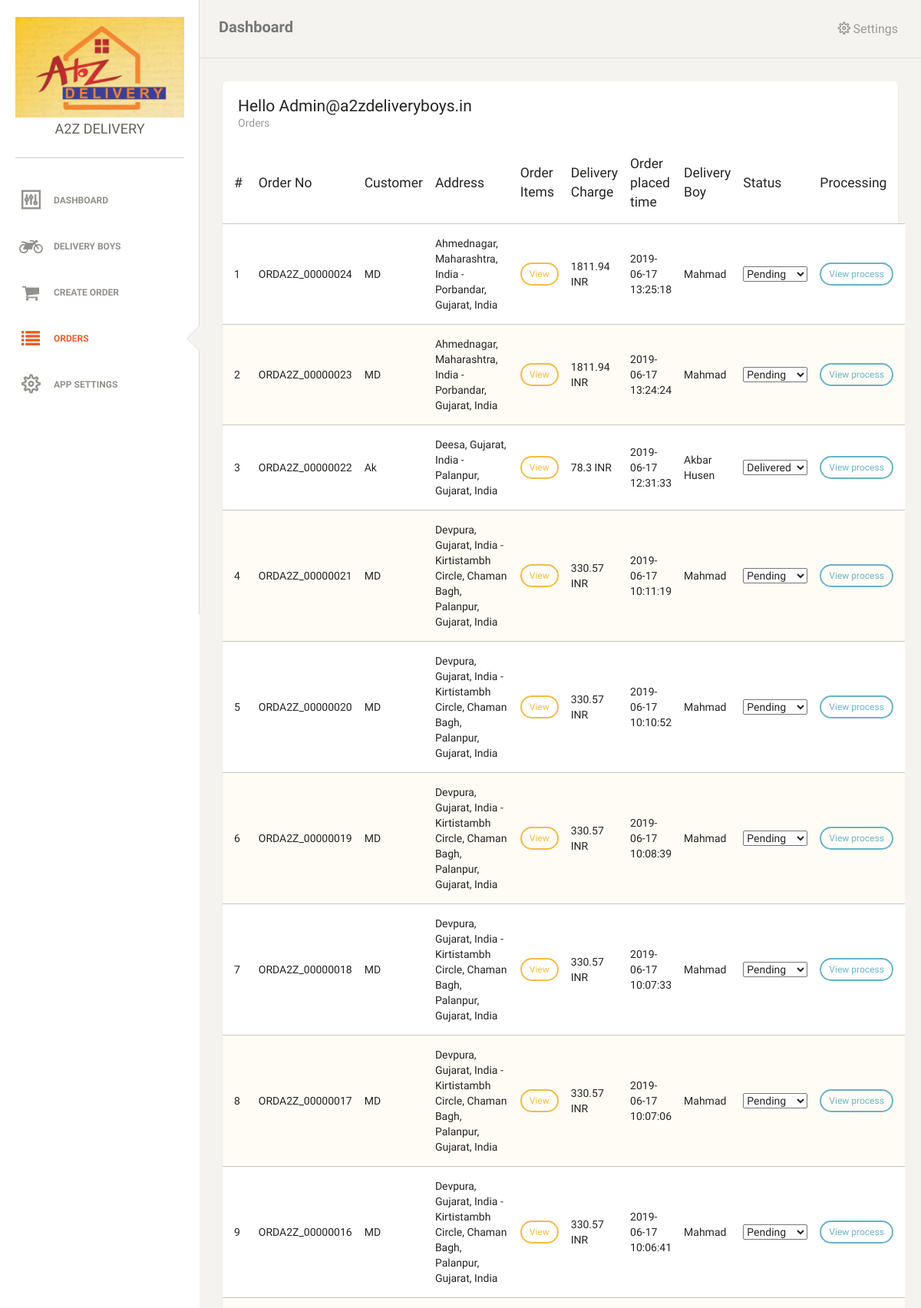
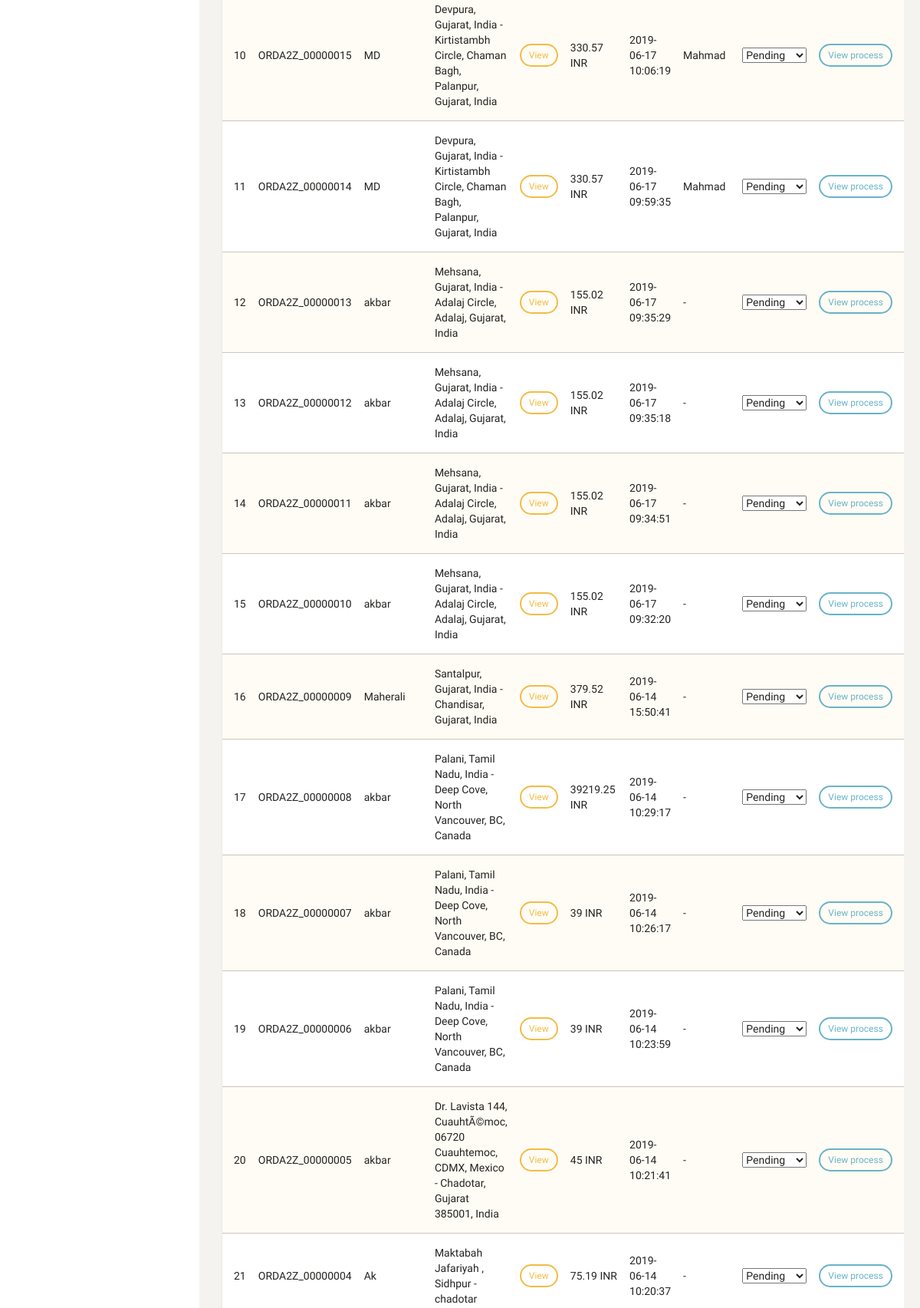
Screenshot of /orders.php (signed in, upper part) with the database file from the repository (2 pictures, top to bottom).
### tables this page shows
CREATE TABLE IF NOT EXISTS `order_items` (
  `id` int(11) NOT NULL AUTO_INCREMENT,
  `items` longtext NOT NULL,
  `order_id` int(11) NOT NULL,
  PRIMARY KEY (`id`),
  KEY `orde_id` (`order_id`)
);

CREATE TABLE IF NOT EXISTS `orders` (
  `id` int(11) NOT NULL AUTO_INCREMENT,
  `order_from` varchar(255) NOT NULL,
  `order_to` varchar(255) NOT NULL,
  `bill_to` varchar(400) NOT NULL,
  `order_no` varchar(50) NOT NULL,
  `created_at` datetime NOT NULL DEFAULT CURRENT_TIMESTAMP,
  `order_status` enum('P','D','R','C') NOT NULL,
  `delivery_charge` double NOT NULL DEFAULT '0',
  `special_note` text NOT NULL,
  `customer_phone_number` varchar(30) NOT NULL,
  `deliveryboy_id` int(11) NOT NULL,
  PRIMARY KEY (`id`)
);

### include.php (called while the page is built, shortened)
<?php
	$db = new DB(HOST,USERNAME,PASSWORD,DATABASE);
	$app = new App();
?>

### common/app.php (called while the page is built, shortened)
<?php
class App {
		?>
		<?php
	function getSession($key) {
		if(empty($_SESSION[$key]))
			return '';
		else
			return $_SESSION[$key];
	}
}
?>

### common/database.php (called while the page is built, shortened)
<?php
	require_once('common/app.php');
	class DB {
		public $conn;
		function __construct($hostname,$username,$password,$database)
		{
		$this->conn = mysqli_connect($hostname,$username,$password,$database) or die('Database is still not setup ...');
		return $this->conn;
		}
		function query($query) {
			$res = mysqli_query($this->conn,$query);
			return $res;
		}
		function get($res,$inArrayOnly = false) {
			$rows = [];
			while($row = mysqli_fetch_assoc($res)) {
				$rows[] = $row;
			}
			if(!$inArrayOnly) {
				$rows= $this->toStdObject($rows);
			}
			return $rows;
		}
		function getOne($res,$inArrayOnly = false) {
			$row = mysqli_fetch_assoc($res);
			if(!$inArrayOnly) {
				$row = $this->toStdObject($row);
			}
			return $row;
		}
		function toStdObject($rows) {
			$rows = json_decode(json_encode($rows));
			return $rows;
		}
	}
?>

### common/functions.php (called while the page is built, shortened)
<?php
require_once(BASE_PATH.'/common/database.php');
function get_admin_meta($id, $field) {
	global $db;
	$sql = 'SELECT '.$field.' FROM `users` WHERE id='.$id.'';
	$result = $db->query($sql);
	$row = $db->getOne($result);
	return $row->$field;
}
function getDeliveryBoyInfo($delivery_boy_id) {
	global $db;
	$sql = "SELECT * FROM `users` WHERE `id`=".$delivery_boy_id;
	$deliverBoyInfo = $db->getOne($db->query($sql));
	return $deliverBoyInfo;
}
function getOrders() {
	global $db,$app;
	$where = " WHERE 1=1";
	if(getUserRole($app->getSession('loggedin')) == 'deliveryboy') {
		$where = " WHERE deliveryboy_id=".$app->getSession('loggedin')."";
	}
	$sql = "SELECT * FROM `orders` o LEFT JOIN `order_items` oi ON oi.order_id = o.id ".$where." ORDER BY o.id DESC";
	$orderInfo = $db->get($db->query($sql));
	return $orderInfo;
}
function getUserRole($userId) {
	global $db,$app;
	$sql = "SELECT type FROM `users` WHERE id=".$userId."";
	$result = $db->getOne($db->query($sql));
	if($result->type == 1) {
		return 'admin';
	} else {
		return 'deliveryboy';
	}
}
?>

### orders.php (the view, shortened to what this page needs)
<?php
	include_once('layouts/header.php');
	$orders = getOrders();
?>
<div class="content">
	<div class="container-fluid">
		<div class="row">
			<div class="col-md-12">
				<div class="card">
					<div class="header">
						<h4 class="title">Hello <?php echo ucfirst(get_admin_meta($app->getSession('loggedin'), 'username')); ?></h4>
						<p class="category">Orders</p>
					</div>
					<div class="content table-responsive table-full-width">
						<table class="table table-striped">
							<thead>
								<tr>
									<th>#</th>
									<th>Order No</th>
									<th>Customer</th>
									<th>Address</th>
									<th>Order Items</th>
									<th>Delivery Charge</th>
									<th>Order placed time</th>
									<th>Delivery Boy</th>
									<th>Status</th>
									<th>Processing</th>
								</tr>
							</thead>
							<tbody>
								<?php
								$counter = 1;
								foreach ($orders as $key => $order) {
									$pSelected = '';
									$dSelected = '';
									$rSelected = '';
									$cSelected = '';
									if($order->order_status == 'P') {
										$pSelected = 'selected';
									} else if($order->order_status == 'D') {
										$dSelected = 'selected';
									} else if($order->order_status == 'R') {
										$rSelected = 'selected';
									} else {
										$cSelected = 'selected';
									}
									echo "<tr>
											<td>".$counter."</td>
											<td>".$order->order_no."</td>
											<td>".$order->bill_to."</td>
											<td>".$order->order_from." - ".$order->order_to."</td>
											<td><a class='btn btn-sm btn-warning' target='_blank' href='".HOME_URL."assets/order_invoice_pdfs/".$order->order_no."'>View</a></td>
											<td>".$order->delivery_charge." INR</td>
											<td>".$order->created_at."</td>
											<td>".(!empty(getDeliveryBoyInfo($order->deliveryboy_id)->name) ? getDeliveryBoyInfo($order->deliveryboy_id)->name : '-')."</td>
											<td>
											<select class='order_status' data-id='".$order->id."'>
											<option ".$pSelected." value='P'>Pending</option>
											<option ".$dSelected." value='D'>Delivered</option>
											<option ".$rSelected." value='R'>Returned</option>
											<option ".$cSelected." value='C'>Cancelled</option>
											</select
											</td>
											<td><a class='btn btn-sm btn-info' target='_blank' href='".HOME_URL."chat.php?order_id=".$order->order_no."'>View process</a></td>
										</tr>";
									$counter++;
								}
								?>
							</tbody>
						</table>
					</div>
				</div>
			</div>
		</div>
	</div>
</div>
<?php
include_once('layouts/footer.php');
?>

### rows the page displays
order_items: order.order_no "ORDA2Z_00000024", order.bill_to "MD", order.order_from "Ahmednagar, Maharashtra, India", order.order_to "Porbandar, Gujarat, India", order.delivery_charge "1811.94", order.created_at "2019-06-17 13:25:18", name "Mahmad", id "Pending"
order_items: order.order_no "ORDA2Z_00000023", order.bill_to "MD", order.order_from "Ahmednagar, Maharashtra, India", order.order_to "Porbandar, Gujarat, India", order.delivery_charge "1811.94", order.created_at "2019-06-17 13:24:24", name "Mahmad", id "Pending"
order_items: order.order_no "ORDA2Z_00000022", order.bill_to "Ak", order.order_from "Deesa, Gujarat, India", order.order_to "Palanpur, Gujarat, India", order.delivery_charge "78.3", order.created_at "2019-06-17 12:31:33", name "Akbar Husen", id "Delivered"
order_items: order.order_no "ORDA2Z_00000021", order.bill_to "MD", order.order_from "Devpura, Gujarat, India", order.order_to "Kirtistambh Circle, Chaman Bagh, Palanpur, Gujarat, India", order.delivery_charge "330.57", order.created_at "2019-06-17 10:11:19", name "Mahmad", id "Pending"
order_items: order.order_no "ORDA2Z_00000020", order.bill_to "MD", order.order_from "Devpura, Gujarat, India", order.order_to "Kirtistambh Circle, Chaman Bagh, Palanpur, Gujarat, India", order.delivery_charge "330.57", order.created_at "2019-06-17 10:10:52", name "Mahmad", id "Pending"
order_items: order.order_no "ORDA2Z_00000019", order.bill_to "MD", order.order_from "Devpura, Gujarat, India", order.order_to "Kirtistambh Circle, Chaman Bagh, Palanpur, Gujarat, India", order.delivery_charge "330.57", order.created_at "2019-06-17 10:08:39", name "Mahmad", id "Pending"
order_items: order.order_no "ORDA2Z_00000018", order.bill_to "MD", order.order_from "Devpura, Gujarat, India", order.order_to "Kirtistambh Circle, Chaman Bagh, Palanpur, Gujarat, India", order.delivery_charge "330.57", order.created_at "2019-06-17 10:07:33", name "Mahmad", id "Pending"
order_items: order.order_no "ORDA2Z_00000017", order.bill_to "MD", order.order_from "Devpura, Gujarat, India", order.order_to "Kirtistambh Circle, Chaman Bagh, Palanpur, Gujarat, India", order.delivery_charge "330.57", order.created_at "2019-06-17 10:07:06", name "Mahmad", id "Pending"
order_items: order.order_no "ORDA2Z_00000016", order.bill_to "MD", order.order_from "Devpura, Gujarat, India", order.order_to "Kirtistambh Circle, Chaman Bagh, Palanpur, Gujarat, India", order.delivery_charge "330.57", order.created_at "2019-06-17 10:06:41", name "Mahmad", id "Pending"
order_items: order.order_no "ORDA2Z_00000015", order.bill_to "MD", order.order_from "Devpura, Gujarat, India", order.order_to "Kirtistambh Circle, Chaman Bagh, Palanpur, Gujarat, India", order.delivery_charge "330.57", order.created_at "2019-06-17 10:06:19", name "Mahmad", id "Pending"
order_items: order.order_no "ORDA2Z_00000014", order.bill_to "MD", order.order_from "Devpura, Gujarat, India", order.order_to "Kirtistambh Circle, Chaman Bagh, Palanpur, Gujarat, India", order.delivery_charge "330.57", order.created_at "2019-06-17 09:59:35", name "Mahmad", id "Pending"
order_items: order.order_no "ORDA2Z_00000013", order.bill_to "akbar", order.order_from "Mehsana, Gujarat, India", order.order_to "Adalaj Circle, Adalaj, Gujarat, India", order.delivery_charge "155.02", order.created_at "2019-06-17 09:35:29", id "Pending"
order_items: order.order_no "ORDA2Z_00000012", order.bill_to "akbar", order.order_from "Mehsana, Gujarat, India", order.order_to "Adalaj Circle, Adalaj, Gujarat, India", order.delivery_charge "155.02", order.created_at "2019-06-17 09:35:18", id "Pending"
order_items: order.order_no "ORDA2Z_00000011", order.bill_to "akbar", order.order_from "Mehsana, Gujarat, India", order.order_to "Adalaj Circle, Adalaj, Gujarat, India", order.delivery_charge "155.02", order.created_at "2019-06-17 09:34:51", id "Pending"
order_items: order.order_no "ORDA2Z_00000010", order.bill_to "akbar", order.order_from "Mehsana, Gujarat, India", order.order_to "Adalaj Circle, Adalaj, Gujarat, India", order.delivery_charge "155.02", order.created_at "2019-06-17 09:32:20", id "Pending"
order_items: order.order_no "ORDA2Z_00000009", order.bill_to "Maherali", order.order_from "Santalpur, Gujarat, India", order.order_to "Chandisar, Gujarat, India", order.delivery_charge "379.52", order.created_at "2019-06-14 15:50:41", id "Pending"
order_items: order.order_no "ORDA2Z_00000008", order.bill_to "akbar", order.order_from "Palani, Tamil Nadu, India", order.order_to "Deep Cove, North Vancouver, BC, Canada", order.delivery_charge "39219.25", order.created_at "2019-06-14 10:29:17", id "Pending"
order_items: order.order_no "ORDA2Z_00000007", order.bill_to "akbar", order.order_from "Palani, Tamil Nadu, India", order.order_to "Deep Cove, North Vancouver, BC, Canada", order.delivery_charge "39", order.created_at "2019-06-14 10:26:17", id "Pending"
order_items: order.order_no "ORDA2Z_00000006", order.bill_to "akbar", order.order_from "Palani, Tamil Nadu, India", order.order_to "Deep Cove, North Vancouver, BC, Canada", order.delivery_charge "39", order.created_at "2019-06-14 10:23:59", id "Pending"
order_items: order.order_no "ORDA2Z_00000005", order.bill_to "akbar", order.order_from "Dr. Lavista 144, CuauhtÃ©moc, 06720 Cuauhtemoc, CDMX, Mexico", order.order_to "Chadotar, Gujarat 385001, India", order.delivery_charge "45", order.created_at "2019-06-14 10:21:41", id "Pending"
order_items: order.order_no "ORDA2Z_00000004", order.bill_to "Ak", order.order_from "Maktabah Jafariyah , Sidhpur", order.order_to "chadotar", order.delivery_charge "75.19", order.created_at "2019-06-14 10:20:37", id "Pending"

### other values shown
get_setting_meta('app_name') "A2Z DELIVERY"
get_admin_meta($app->getSession('loggedin'), 'username') "Admin@a2zdeliveryboys.in"
